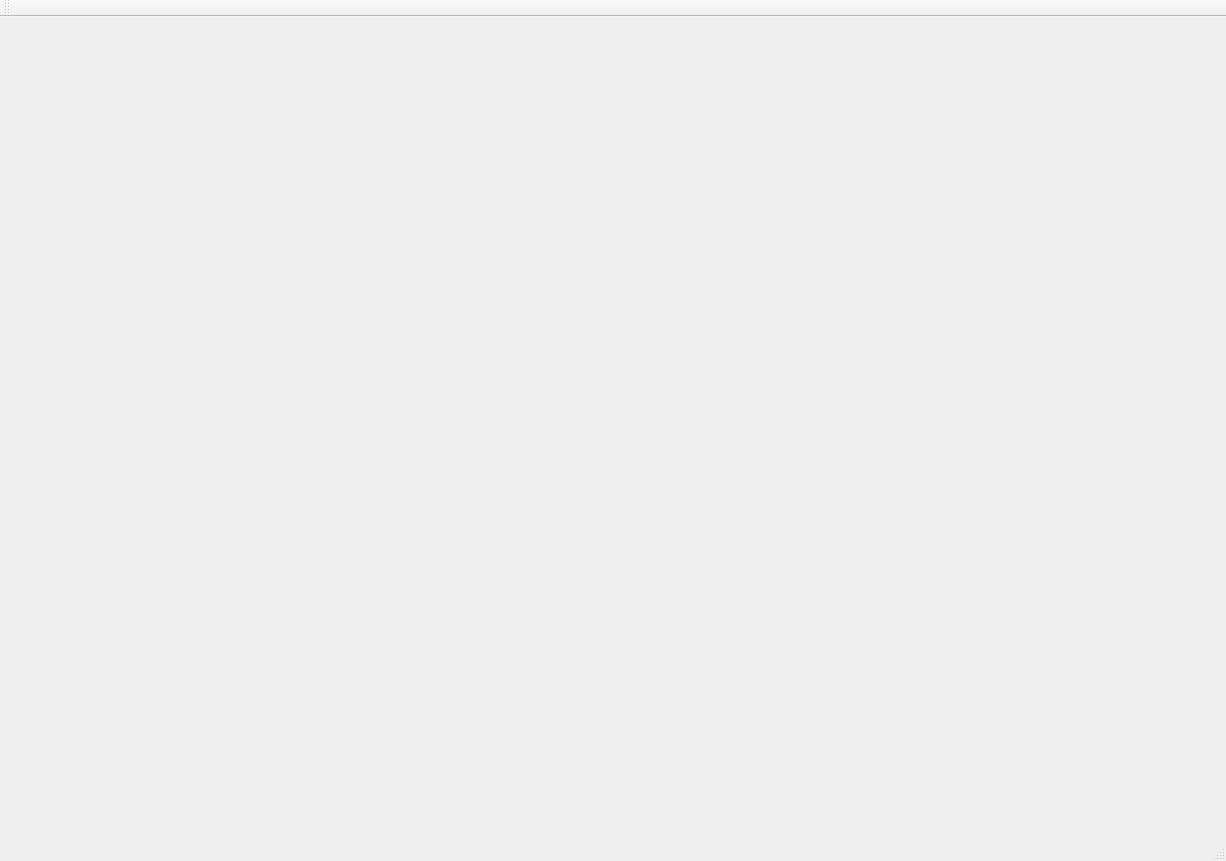
<?xml version="1.0" encoding="UTF-8"?>
<ui version="4.0">
 <class>QMainView</class>
 <widget class="QMainWindow" name="QMainView">
  <property name="geometry">
   <rect>
    <x>0</x>
    <y>0</y>
    <width>1226</width>
    <height>861</height>
   </rect>
  </property>
  <property name="windowTitle">
   <string>QMainView</string>
  </property>
  <widget class="QWidget" name="centralWidget">
   <widget class="QLabel" name="label_Img">
    <property name="geometry">
     <rect>
      <x>0</x>
      <y>0</y>
      <width>1200</width>
      <height>800</height>
     </rect>
    </property>
    <property name="text">
     <string/>
    </property>
   </widget>
  </widget>
  <widget class="QMenuBar" name="menuBar">
   <property name="geometry">
    <rect>
     <x>0</x>
     <y>0</y>
     <width>1226</width>
     <height>23</height>
    </rect>
   </property>
  </widget>
  <widget class="QToolBar" name="mainToolBar">
   <attribute name="toolBarArea">
    <enum>TopToolBarArea</enum>
   </attribute>
   <attribute name="toolBarBreak">
    <bool>false</bool>
   </attribute>
  </widget>
  <widget class="QStatusBar" name="statusBar"/>
 </widget>
 <layoutdefault spacing="6" margin="11"/>
 <resources/>
 <connections/>
</ui>
